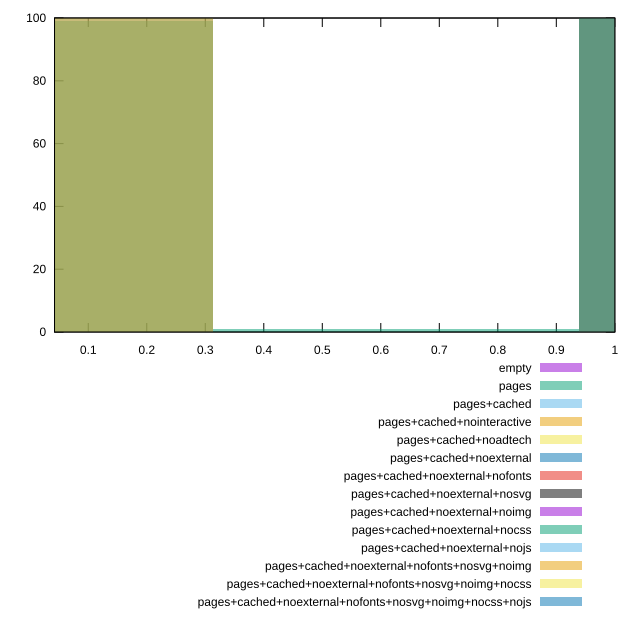

Generate this figure with gnuplot:
reset

$empty <<EOF
1.2515074642951376 100
EOF

$pages <<EOF
0 99
0.6257537321475688 1
EOF

$pagesCached <<EOF
0 100
EOF

$pagesCachedNointeractive <<EOF
0 100
EOF

$pagesCachedNoadtech <<EOF
1.2515074642951376 100
EOF

$pagesCachedNoexternal <<EOF
1.2515074642951376 100
EOF

$pagesCachedNoexternalNofonts <<EOF
1.2515074642951376 100
EOF

$pagesCachedNoexternalNosvg <<EOF
1.2515074642951376 100
EOF

$pagesCachedNoexternalNoimg <<EOF
1.2515074642951376 100
EOF

$pagesCachedNoexternalNocss <<EOF
1.2515074642951376 100
EOF

$pagesCachedNoexternalNojs <<EOF
1.2515074642951376 100
EOF

$pagesCachedNoexternalNofontsNosvgNoimg <<EOF
1.2515074642951376 100
EOF

$pagesCachedNoexternalNofontsNosvgNoimgNocss <<EOF
1.2515074642951376 100
EOF

$pagesCachedNoexternalNofontsNosvgNoimgNocssNojs <<EOF
1.2515074642951376 100
EOF

set key outside below
set boxwidth 0.6257537321475688
set xrange [0.04235294117647059:1]
set yrange [0:100]
set trange [0:100]
set style fill transparent solid 0.5 noborder
set terminal svg size 640, 620 enhanced background rgb 'white'
set output "report_00008_2021-01-22T20:58:29.167/unused-javascript/comparison/histogram/all_score.svg"

plot $empty title "empty" with boxes, \
     $pages title "pages" with boxes, \
     $pagesCached title "pages+cached" with boxes, \
     $pagesCachedNointeractive title "pages+cached+nointeractive" with boxes, \
     $pagesCachedNoadtech title "pages+cached+noadtech" with boxes, \
     $pagesCachedNoexternal title "pages+cached+noexternal" with boxes, \
     $pagesCachedNoexternalNofonts title "pages+cached+noexternal+nofonts" with boxes, \
     $pagesCachedNoexternalNosvg title "pages+cached+noexternal+nosvg" with boxes, \
     $pagesCachedNoexternalNoimg title "pages+cached+noexternal+noimg" with boxes, \
     $pagesCachedNoexternalNocss title "pages+cached+noexternal+nocss" with boxes, \
     $pagesCachedNoexternalNojs title "pages+cached+noexternal+nojs" with boxes, \
     $pagesCachedNoexternalNofontsNosvgNoimg title "pages+cached+noexternal+nofonts+nosvg+noimg" with boxes, \
     $pagesCachedNoexternalNofontsNosvgNoimgNocss title "pages+cached+noexternal+nofonts+nosvg+noimg+nocss" with boxes, \
     $pagesCachedNoexternalNofontsNosvgNoimgNocssNojs title "pages+cached+noexternal+nofonts+nosvg+noimg+nocss+nojs" with boxes

reset
